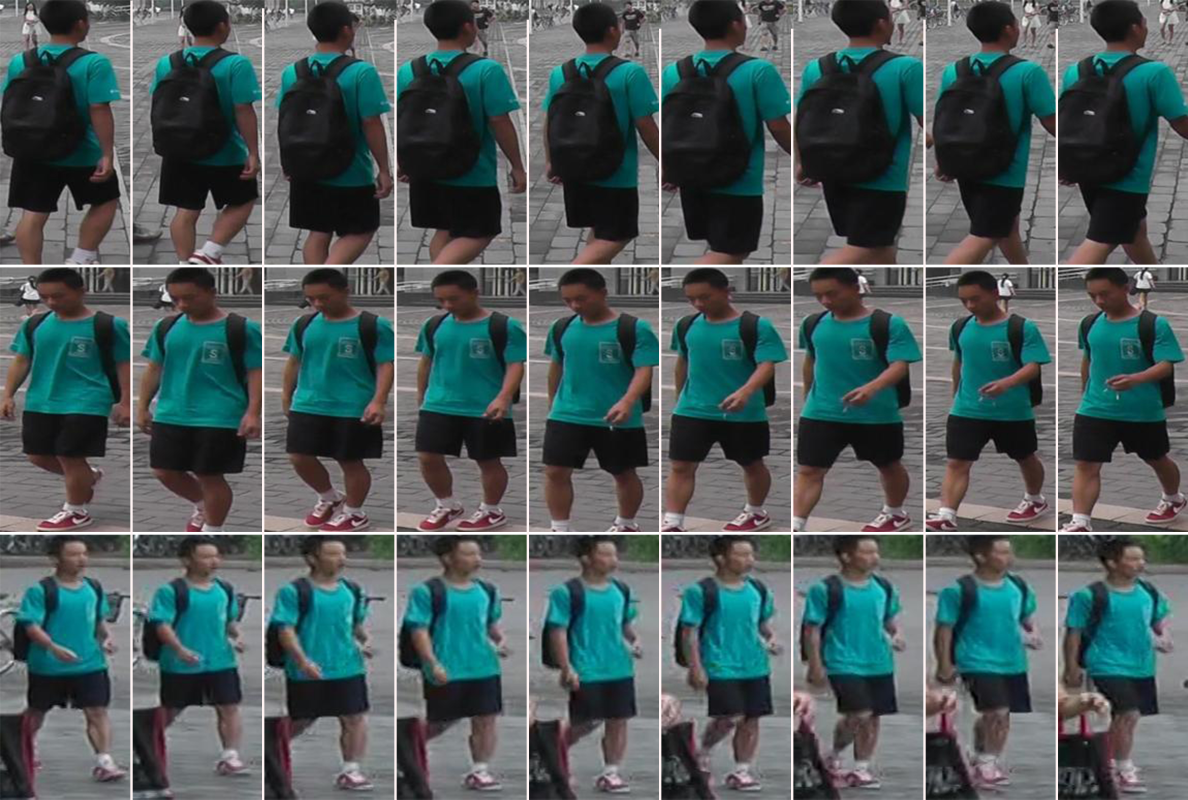
#> input picture images/data.jpg, 3563 x 2398 px (shown at 1/3 size); its folder holds only this picture in this run
$ jupyter execute preprocessing_custom_dataset.ipynb
#> lines starting #> are read from the running program, lines starting #| are printed output that depends on the picture
[cell 1]
import cv2
import glob

[cell 2]
imdir = 'images/'
files = []
files.extend(glob.glob(imdir + '*.' + 'jpg'))
images = [cv2.imread(file) for file in files]
#> images = 1 item

[cell 3]
for image in images:
    resize = cv2.resize(image, (224, 112))
    print(resize.shape)
    cv2.imshow("image",resize)
    cv2.waitKey()
    cv2.destroyAllWindows()
#> this loop made 1 pass
#| (112, 224, 3)
#> pass 1, `resize = cv2.resize(image, (224, 112))`:
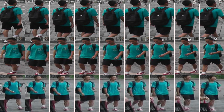
#> resize: shape (112, 224, 3); mean B, G, R 92.2, 91.5, 78.4
